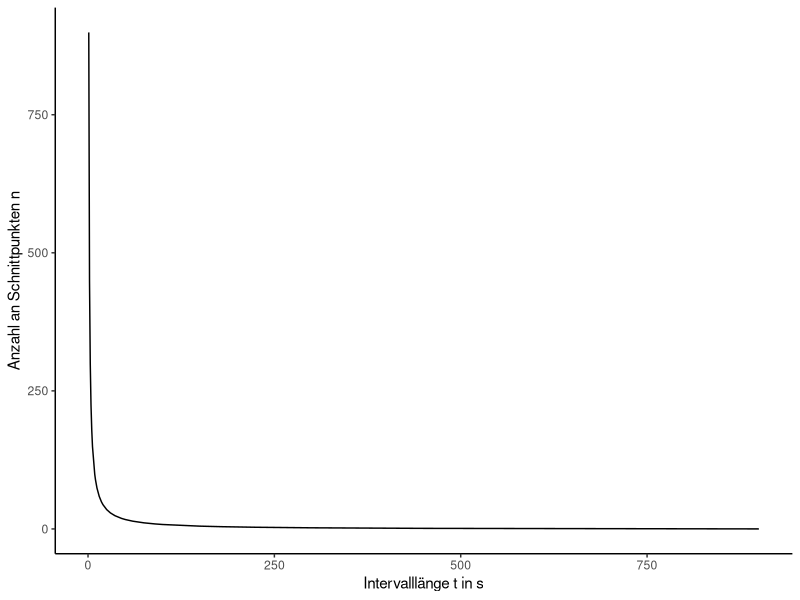
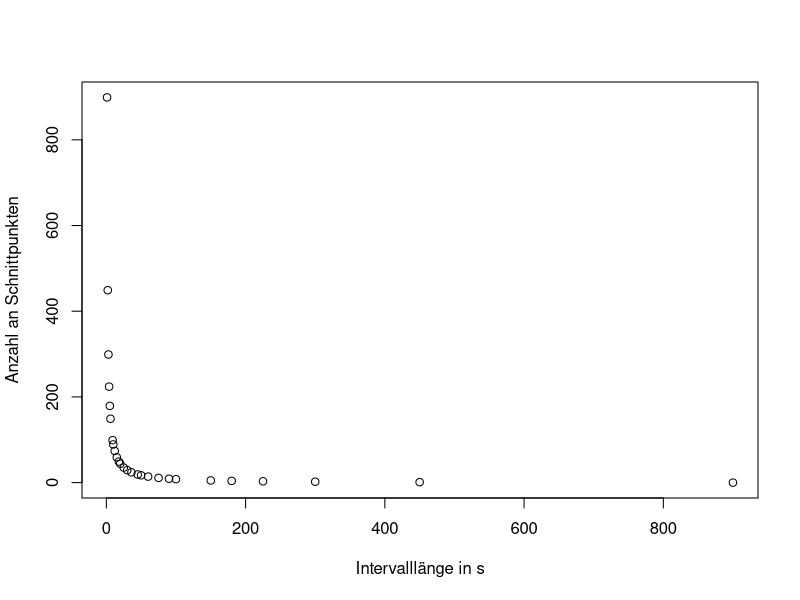
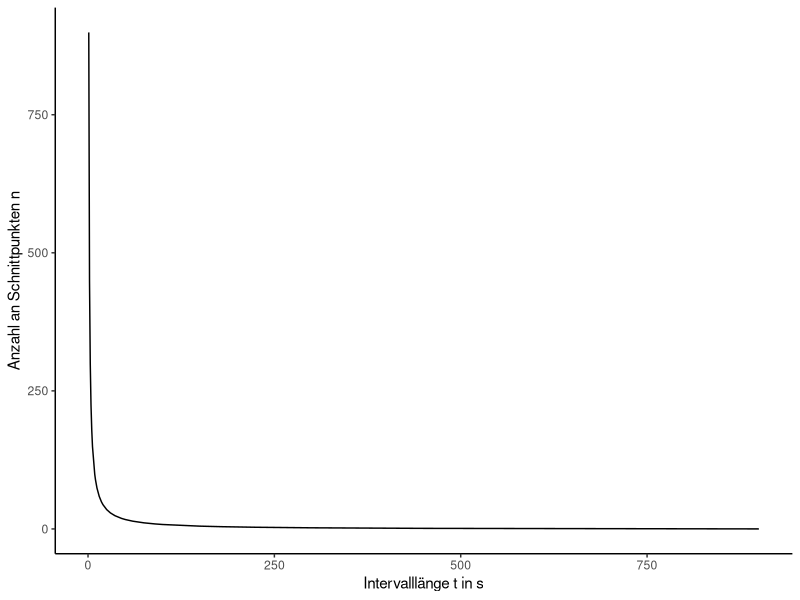

Write R code to recreate these figures, in order.
#Skript zum Visualisieren der Schnittpunkte

library(tidyverse)
setwd()
T  <- 900 #T in Sekunden!!!
t <- NULL
for (i in 1:(T)){
  if ((T) %% i == 0){
    t <- c(t,  i)
  }
}
s_i <- function(T, t){
  s <- (T / t) - 1
  return(s)
}

s <- mapply(s_i, T, t)

ggplot() +
  geom_line(aes(x = t,y = s)) +
  #geom_point(aes(x = t,  y= s)) +
  xlab("Intervalllänge t in s") +
  ylab("Anzahl an Schnittpunkten n") +
  theme_classic()
ggsave("schnittpunkte.pdf", device = "pdf")

plot(x = t, y = s,   xlab = "Intervalllänge in s", ylab = "Anzahl an Schnittpunkten")
